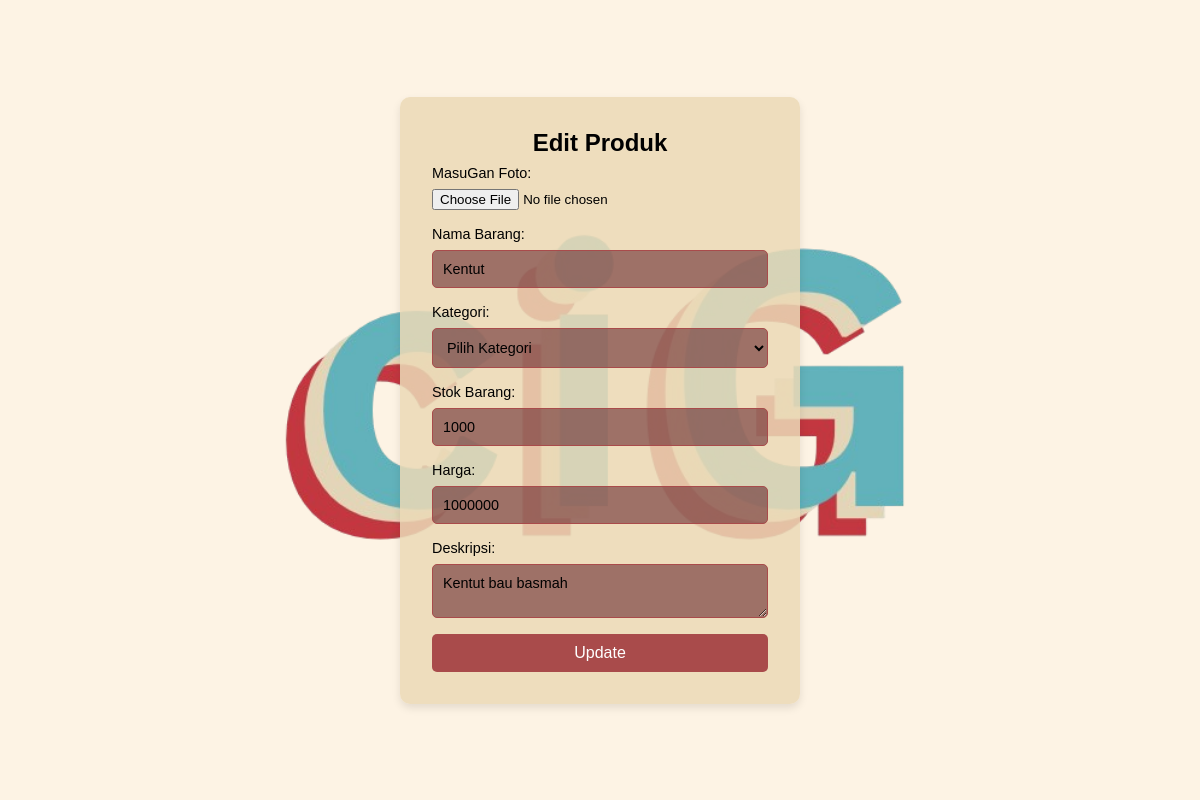
Page /public/editproduk.php?idprod=57 on the earlier database version.
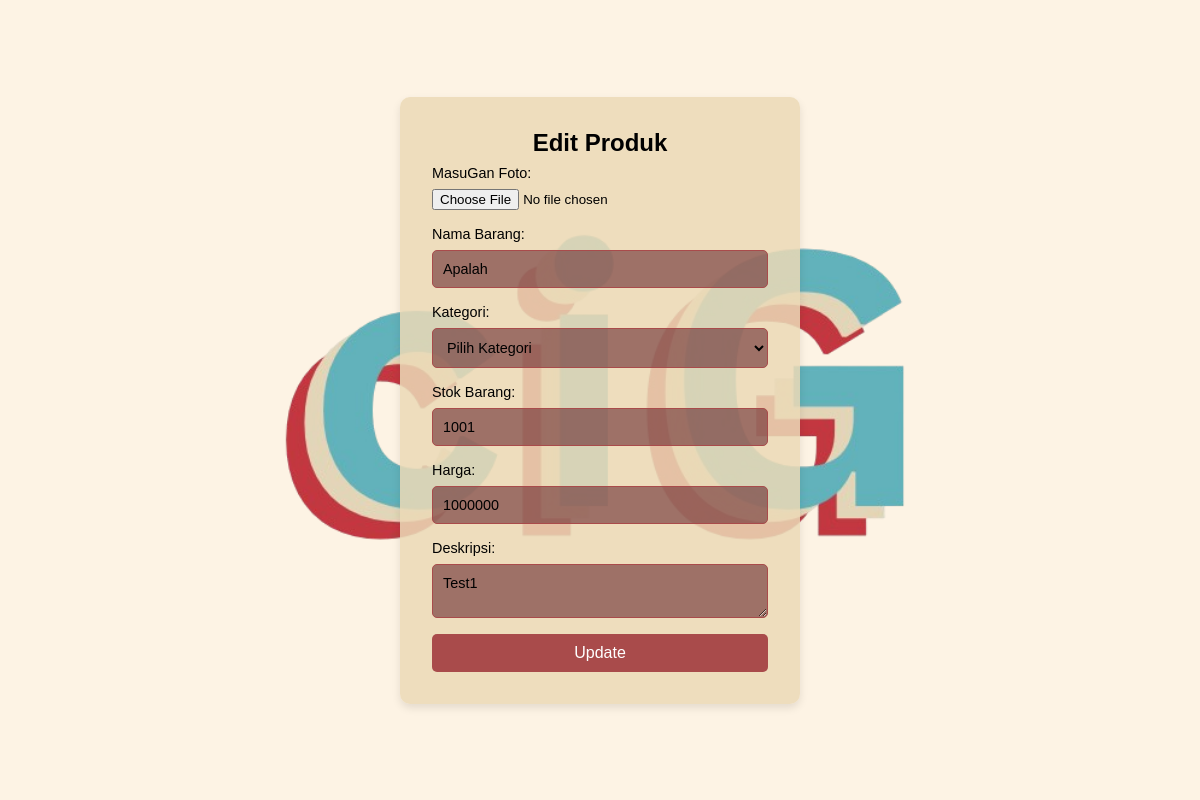
Same page on the later database version.
### tables this page shows
CREATE TABLE IF NOT EXISTS `produk` (
  `ID_produk` int NOT NULL AUTO_INCREMENT,
  `ID_kategori` int DEFAULT NULL,
  `nama` varchar(500) DEFAULT NULL,
  `deskripsi` varchar(500) DEFAULT NULL,
  `harga` int DEFAULT NULL,
  `foto` varchar(500) NOT NULL,
  `stok` int DEFAULT NULL,
  `terjual` int DEFAULT NULL,
  `waktuditambahkan` date NOT NULL,
  `statusproduk` enum('available','unavailable') NOT NULL DEFAULT 'available',
  PRIMARY KEY (`ID_produk`),
  KEY `nama` (`nama`),
  KEY `ID_kategori` (`ID_kategori`)
);

### public/editproduk.php (the view, shortened to what this page needs)
<?php
require 'sess.php';
$idprod = $_GET['idprod'];
$q = "SELECT * FROM produk WHERE ID_produk = $idprod";
$r = $conn->query($q);
$row = $r->fetch_assoc();
?>
<!DOCTYPE html>
<html lang="en">
<head>
    <link rel="stylesheet" href="./css/tambahproduk.css">
</head>
<body>
    <div class="container">
        <div class="register-box">
            <h2>Edit Produk</h2>
            <form method="POST" action="" enctype="multipart/form-data">
                <label style="padding-bottom: 0.5rem;"for="inputfoto">MasuGan Foto:</label>
                <input style="margin-bottom: 1rem;" type="file" name="inputfoto"
                accept="image/png,image/jpeg,image/jpg">
                <label style="padding-bottom: 0.5rem;" for="nama">Nama Barang:</label>
                <input type="text" id="nama" name="nama" required
                value="<?php echo $_POST['nama'] ?? $row['nama']?>">
                <label for = "kategori" style="padding-bottom: 0.5rem;">Kategori:</label>
                <select id="kategori" name="kategori" required>
                    <option value="" disabled selected>Pilih Kategori</option>
                </select>
                <label style="padding-bottom: 0.5rem;" for="stok">Stok Barang:</label>
                <input type="number" id="stok" name="stok" min='1' required
                value="<?php echo $_POST['inputnumber'] ?? $row['stok']?>">
                <label for="harga" style="padding-bottom: 0.5rem;">Harga:</label>
                <input   type="number" id="harga" name="harga" min='1000' required
                value = "<?php echo $_POST['harga'] ?? $row['harga'] ?>">
                <label for="deskripsi" style="padding-bottom: 0.5rem;">Deskripsi:</label>
                <textarea  style="max-width:100% !important; min-width:100%;"  id="deskripsi" name="deskripsi" required
                value = "<?php echo $_POST['deskripsi'] ?? $row['deskripsi'] ?>"><?php echo $_POST['deskripsi'] ?? $row['deskripsi'] ?></textarea>
                <button type="submit">Update</button>
            </form>
        </div>
    </div>
</body>
</html>

### public/css/tambahproduk.css (style rules this page uses)
* { margin: 0; padding: 0; box-sizing: border-box; font-family: Arial, sans-serif; }
body { display: flex; justify-content: center; align-items: center; min-height: 100vh; background-color: #fdf3e4; }
.container { position: relative; display: flex; justify-content: center; align-items: center; min-height: 100vh; height: 100%; width: 100%; background-image: url('ciG.png'); background-size: 60%; background-repeat: no-repeat; background-position: center center; }
.register-box { position: relative; width: 90%; max-width: 400px; padding: 2rem; background-color: rgba(236, 218, 183, 0.85); border-radius: 10px; box-shadow: 0 4px 8px rgba(0, 0, 0, 0.1); z-index: 2; text-align: center; }
.register-box form { display: flex; flex-direction: column; }
.register-box h2 { font-size: 1.5rem; color: black; margin-bottom: 0.5rem; }
.register-box label { display: block; font-size: 14.4px; color: black; text-align: left; }
.register-box input[type="text"], .register-box input[type="number"], .register-box textarea , .register-box select { margin-bottom: 1rem; width: 100%; padding: 10px; border: 1px solid #a94b4b; border-radius: 5px; background-color: rgba(80, 7, 18, 0.5) !important; font-size: 14.4px; }
.register-box button { width: 100%; padding: 10px; border: none; background-color: #a94b4b; color: #fff; font-size: 16px; border-radius: 5px; cursor: pointer; }

Differences in the rows shown:
changed produk: nama "Kentut" → "Apalah"; stok "1000" → "1001"; deskripsi "Kentut bau basmah" → "Test1"
